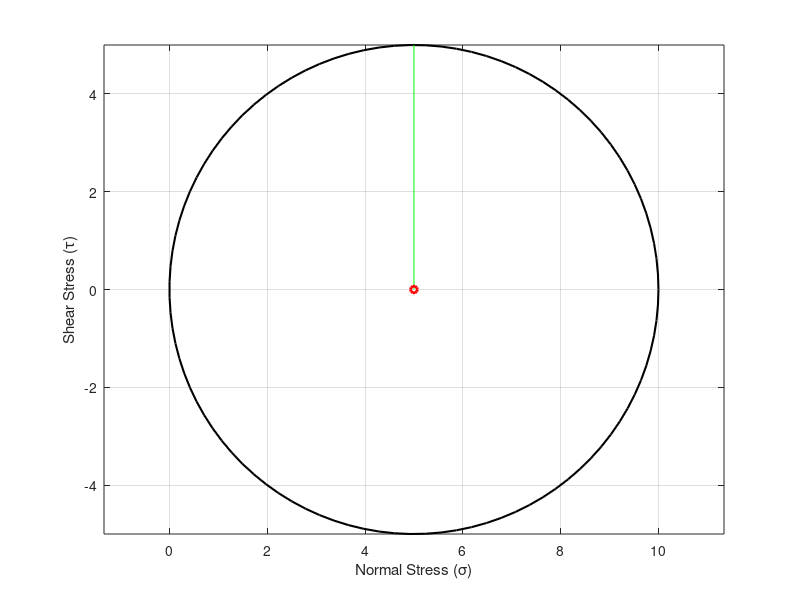

The MATLAB source for this figure: (Note: this script raises an error after producing the figure.)
repeat='y';                  %repeat equals 'y' helps supports line 2 while loop 
while strcmp(lower(repeat),'y')
sigmaX=input('Enter sigma x (stress in x direction, MPa): ');
while isempty(sigmaX)|sigmaX==char        % while used so sigma X can't be no value 
    sigmaX = input('Enter sigma x (stress in x direction, MPa): ');
end
sigmaY=input('Enter sigma y (stress in y direction, MPa): ');
while isempty(sigmaY)        % while used so sigma Y can't be no value 
    sigmaY = input('Enter sigma y (stress in y direction, MPa): ');
end
shear=input('Enter the shear stress (MPa): ');
while isempty(shear)         % while used so shear can't be no value 
    shear=input('Enter the shear stress (MPa): ');
end

avgsigma=(sigmaX+sigmaY)/2;
R=sqrt(((sigmaX-sigmaY)/2)^2+(shear)^2);
theta=linspace(0,2*pi);
xcoord=R*cos(theta)+avgsigma;
ycoord=R*sin(theta)+0;
x=0;    %needed for the x axis 
y1=0;
plot(xcoord,ycoord,'k','LineWidth',1.5)
hold on
plot([avgsigma,avgsigma],[0,R],'g')
plot(avgsigma,0,'ro','MarkerSize',5,'LineWidth',2)
hold off
grid on 
xlabel('Normal Stress (σ)')
ylabel('Shear Stress (τ)')
axis equal
xline(x,'k','LineWidth',1)
yline(y1,'k','LineWidth',1)
ylim([-1.5*R,1.5*R])
title('Mohr Circle Plot')
fprintf('The center of the circle is at (%g,%d)\n',[avgsigma;y1])
disp(['The Radius of the circle is ',num2str(R)])
disp('The Mohr circle is plotted')
repeat=input('Do you want to continue?(Y/N): ','s');
repeat=lower(repeat); 
while isempty(repeat) | ~strcmp(lower(repeat),'y')
if strcmp(lower(repeat),'n')       
    break 
end
    repeat=input('Do you want to continue?(Y/N): ','s');
end
end
